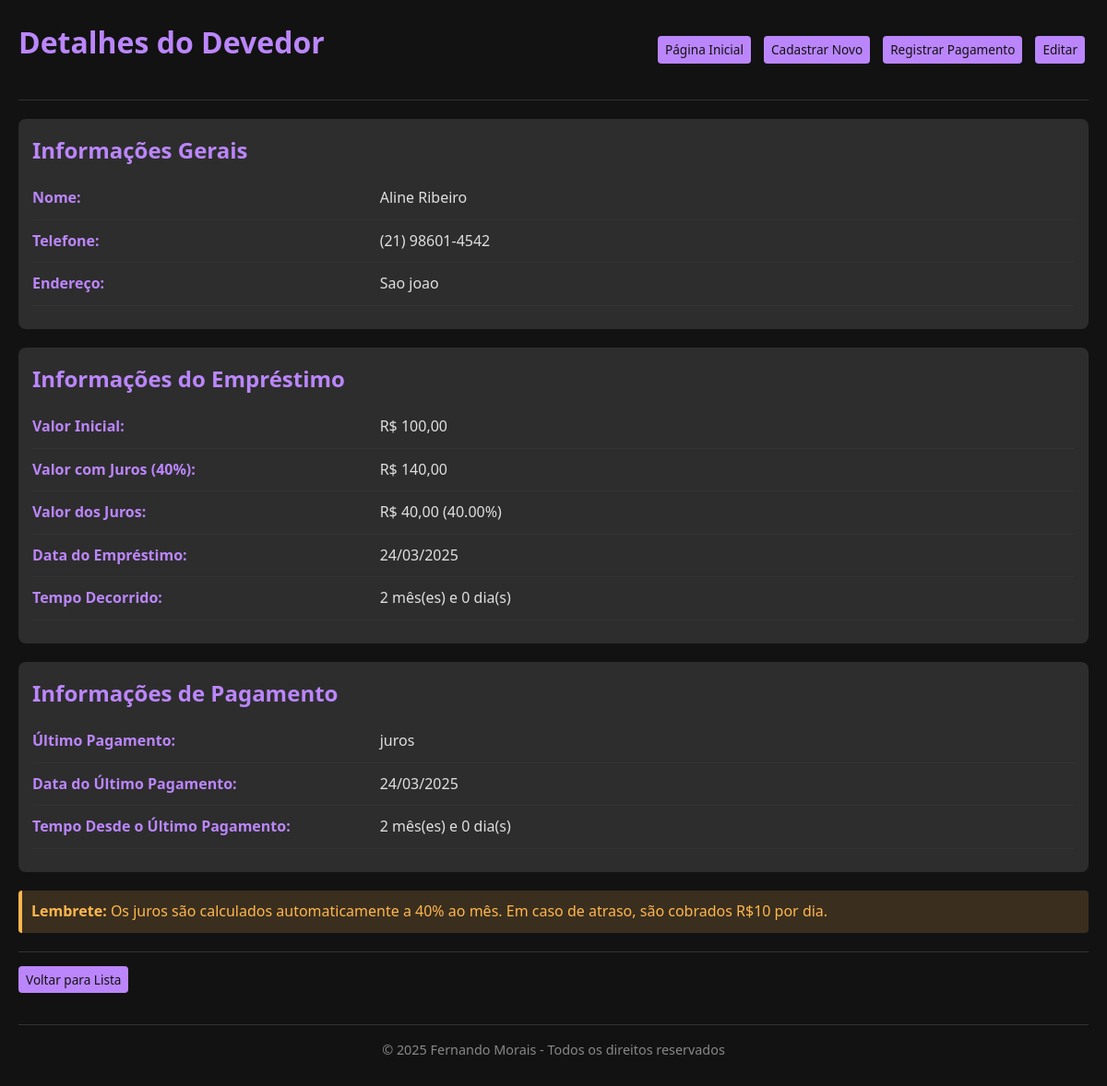
/detalhes.php?id=8, run on an earlier commit of the app's database.
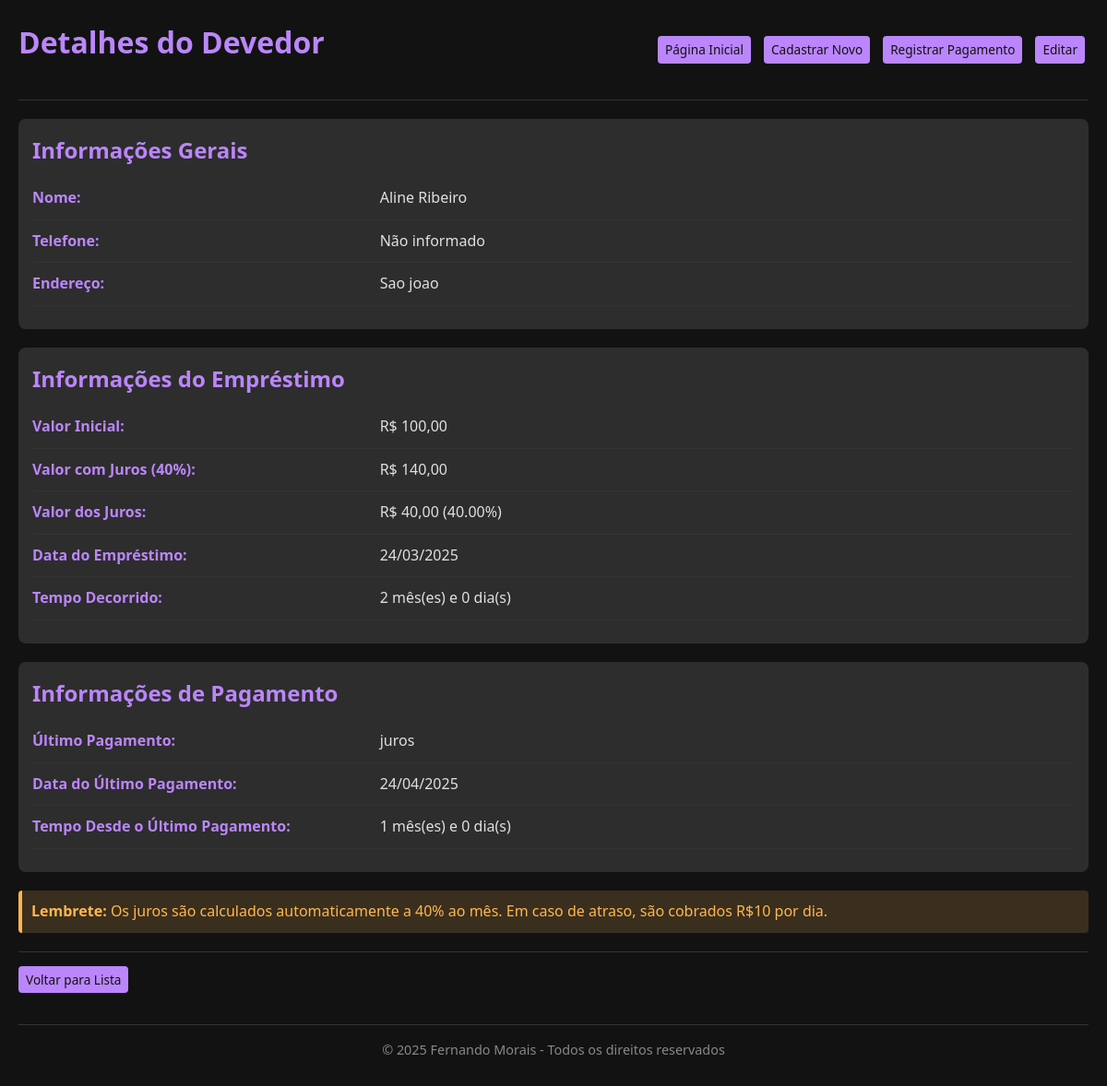
And on a later commit of the database.
### tables this page shows
CREATE TABLE devedores (
            id INTEGER PRIMARY KEY AUTOINCREMENT,
            nome TEXT NOT NULL,
            telefone TEXT,
            endereco TEXT,
            valor_inicial REAL NOT NULL,
            valor_atual REAL NOT NULL,
            data_emprestimo TEXT NOT NULL,
            data_ultimo_pagamento TEXT NOT NULL,
            ultimo_pagamento TEXT NOT NULL
        );

### db.php (called while the page is built, shortened)
<?php
function buscarDevedor($db, $id) {
    $stmt = $db->prepare('SELECT * FROM devedores WHERE id = :id');
    $stmt->bindValue(':id', $id, PDO::PARAM_INT);
    $stmt->execute();
    $devedor = $stmt->fetch(PDO::FETCH_ASSOC);
    return $devedor ?: null;
}
?>

### detalhes.php (the view, shortened to what the changed rows need)
<?php
require_once 'db.php';
$db = inicializarBancoDados();
$id = $_GET['id'];
$devedor = buscarDevedor($db, $id);
$valorComJuros = $devedor['valor_inicial'] * 1.4;
$dataEmprestimo = new DateTime($devedor['data_emprestimo']);
$dataAtual = new DateTime();
$intervalo = $dataEmprestimo->diff($dataAtual);
if ($intervalo->y > 0) {
    $tempoDecorrido = $intervalo->y . ' ano(s) e ' . $intervalo->m . ' mês(es)';
} else if ($intervalo->m > 0) {
    $tempoDecorrido = $intervalo->m . ' mês(es) e ' . $intervalo->d . ' dia(s)';
} else {
    $tempoDecorrido = $intervalo->d . ' dia(s)';
}
$dataUltimoPagamento = new DateTime($devedor['data_ultimo_pagamento']);
$intervaloUltimoPagamento = $dataUltimoPagamento->diff($dataAtual);
if ($intervaloUltimoPagamento->y > 0) {
    $tempoUltimoPagamento = $intervaloUltimoPagamento->y . ' ano(s) e ' . $intervaloUltimoPagamento->m . ' mês(es)';
} else if ($intervaloUltimoPagamento->m > 0) {
    $tempoUltimoPagamento = $intervaloUltimoPagamento->m . ' mês(es) e ' . $intervaloUltimoPagamento->d . ' dia(s)';
} else {
    $tempoUltimoPagamento = $intervaloUltimoPagamento->d . ' dia(s)';
}
$valorJuros = $valorComJuros - $devedor['valor_inicial'];
$percentualJuros = ($valorJuros / $devedor['valor_inicial']) * 100;
?>
<!DOCTYPE html>
<html lang="pt-BR">
<head>
    <link rel="stylesheet" href="styles-dark.css">
</head>
<body>
    <div class="container">
        <div class="header">
            <h1>Detalhes do Devedor</h1>
        </div>
        <div class="info-box">
            <h2>Informações Gerais</h2>
            <div class="info-row">
                <div class="info-label">Nome:</div>
                <div class="info-value"><?php echo htmlspecialchars($devedor['nome']); ?></div>
            </div>
            <div class="info-row">
                <div class="info-label">Telefone:</div>
                <div class="info-value"><?php echo htmlspecialchars($devedor['telefone'] ?: 'Não informado'); ?></div>
            </div>
            <div class="info-row">
                <div class="info-label">Endereço:</div>
                <div class="info-value"><?php echo htmlspecialchars($devedor['endereco'] ?: 'Não informado'); ?></div>
            </div>
        </div>
        <div class="info-box">
            <h2>Informações do Empréstimo</h2>
            <div class="info-row">
                <div class="info-label">Valor Inicial:</div>
                <div class="info-value">R$ <?php echo number_format($devedor['valor_inicial'], 2, ',', '.'); ?></div>
            </div>
            <div class="info-row">
                <div class="info-label">Valor com Juros (40%):</div>
                <div class="info-value">R$ <?php echo number_format($valorComJuros, 2, ',', '.'); ?></div>
            </div>
            <div class="info-row">
                <div class="info-label">Valor dos Juros:</div>
                <div class="info-value">R$ <?php echo number_format($valorJuros, 2, ',', '.'); ?> (<?php echo number_format($percentualJuros, 2); ?>%)</div>
            </div>
            <div class="info-row">
                <div class="info-label">Data do Empréstimo:</div>
                <div class="info-value"><?php echo date('d/m/Y', strtotime($devedor['data_emprestimo'])); ?></div>
            </div>
            <div class="info-row">
                <div class="info-label">Tempo Decorrido:</div>
                <div class="info-value"><?php echo $tempoDecorrido; ?></div>
            </div>
        </div>
        <div class="info-box">
            <h2>Informações de Pagamento</h2>
            <div class="info-row">
                <div class="info-label">Último Pagamento:</div>
                <div class="info-value"><?php echo $devedor['ultimo_pagamento']; ?></div>
            </div>
            <div class="info-row">
                <div class="info-label">Data do Último Pagamento:</div>
                <div class="info-value"><?php echo date('d/m/Y', strtotime($devedor['data_ultimo_pagamento'])); ?></div>
            </div>
            <div class="info-row">
                <div class="info-label">Tempo Desde o Último Pagamento:</div>
                <div class="info-value"><?php echo $tempoUltimoPagamento; ?></div>
            </div>
        </div>
    </div>
</body>
</html>

What changed in the data, as far as the page shows it:
changed devedores "Aline Ribeiro": telefone "(21) 98601-4542" → "Não informado"; data_ultimo_pagamento "24/03/2025" → "24/04/2025"; data_ultimo_pagamento "2 mês(es) e 0 dia(s)" → "1 mês(es) e 0 dia(s)"
